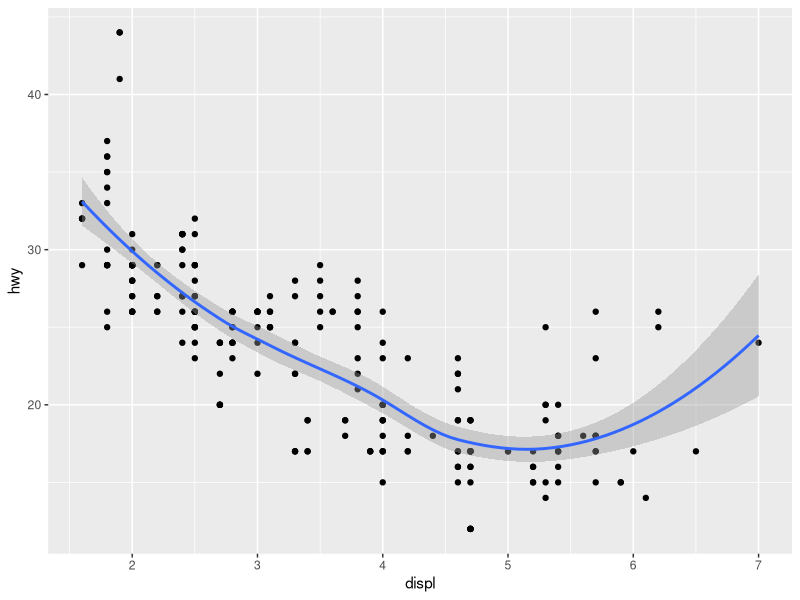
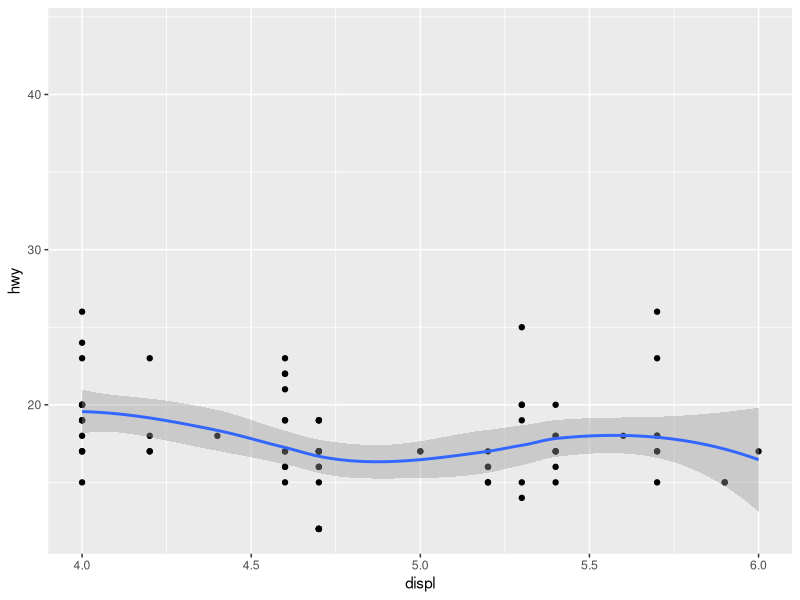
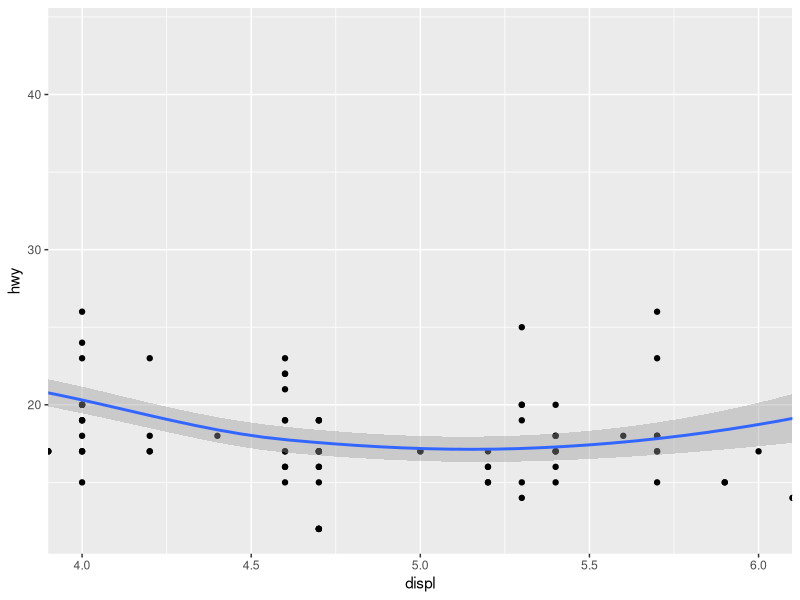
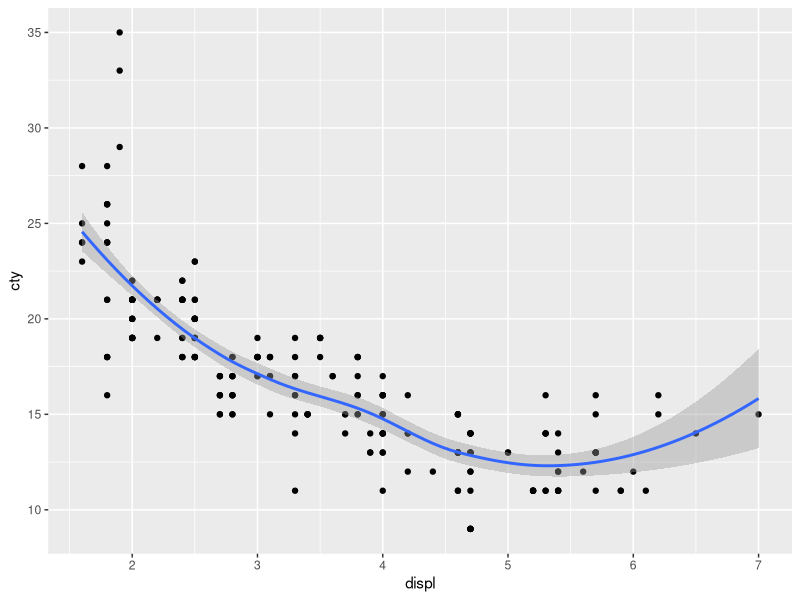
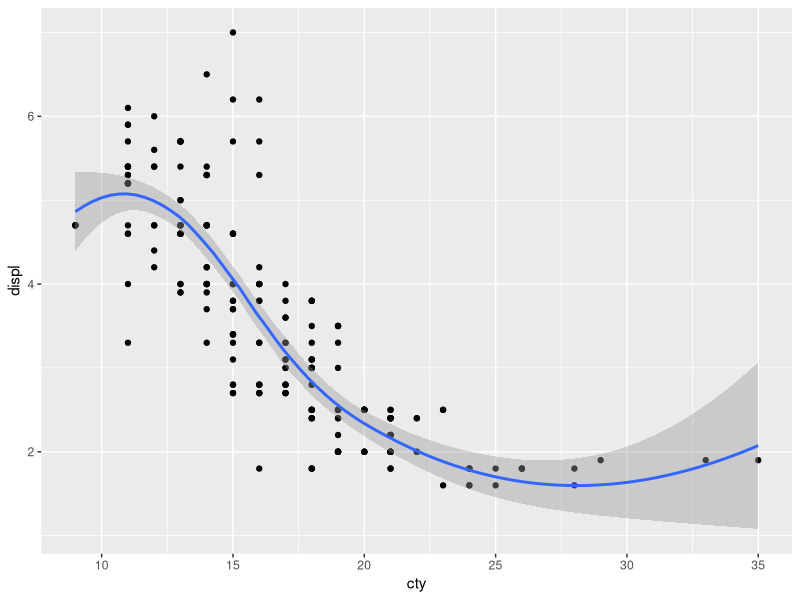
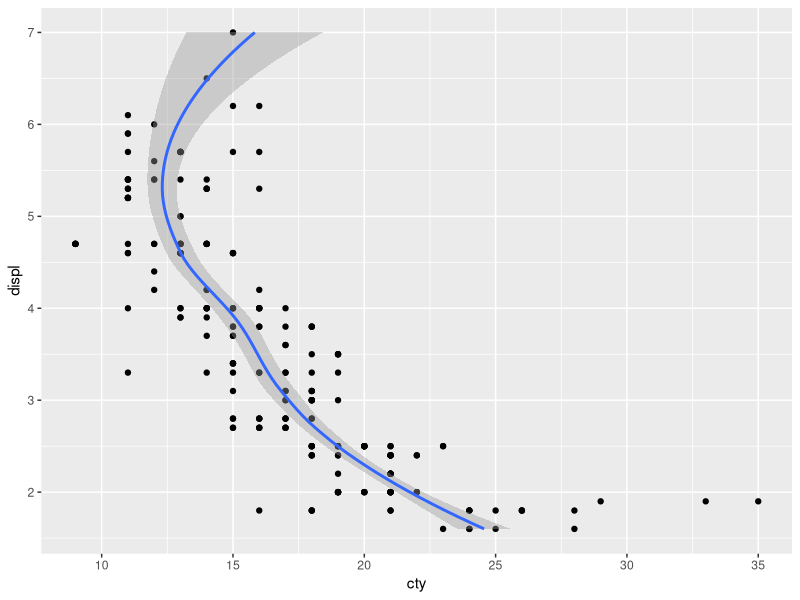
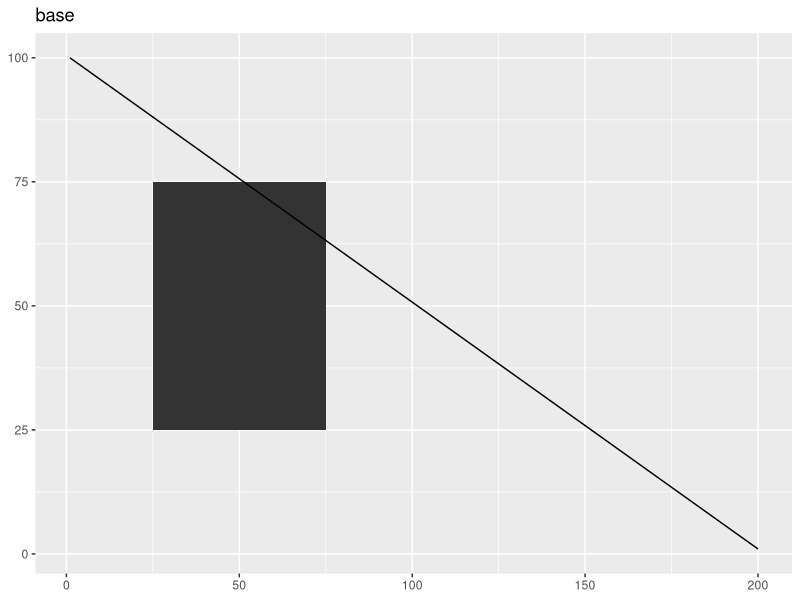
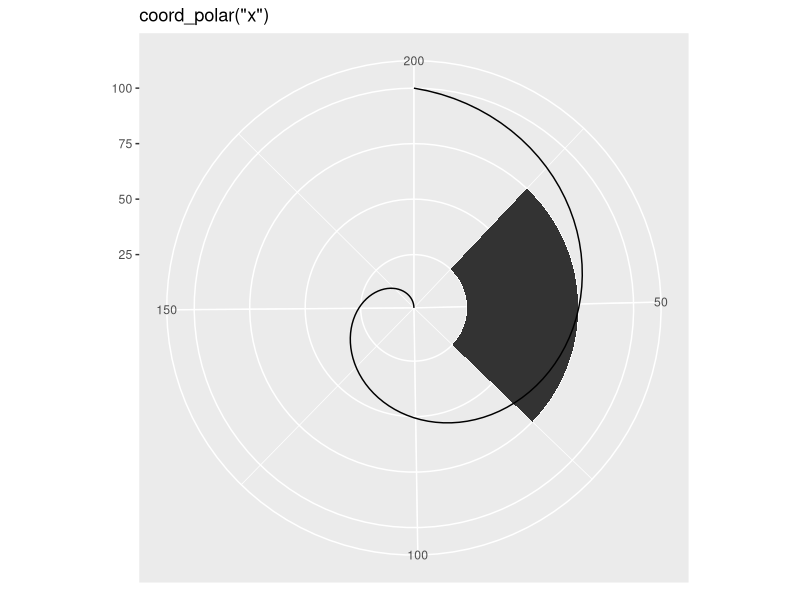

Recreate these plots in R, in order. (Note: this script raises an error after producing the figures.)
## ---- chunk 1
knitr::opts_chunk$set(echo = TRUE)
## ---- chunk 2
library(tidyverse)
## ---- chunk 3
base <- mpg %>% 
  ggplot(aes(displ, hwy)) + 
  geom_point() + 
  geom_smooth()

# Full dataset
base

# Scaling to 4--6 throws away data outside that range
base +
  scale_x_continuous(limits = c(4, 6))

# Zooming to 4--6 keeps all the data but only shows some of it
base +
  coord_cartesian(xlim = c(4, 6))
## ---- chunk 4
p <- mpg %>%
  ggplot(aes(displ, cty)) +
  geom_point() + 
  geom_smooth()

p

# Exchanging cty and displ rotates the plot 90 degrees, # but the smooth is fit to the rotated data.
mpg %>%
  ggplot(aes(cty, displ)) + 
  geom_point() + 
  geom_smooth()

# coord_flip() fits the smooth to the original data, and then rotates the output
p +
  coord_flip()
## ---- chunk 5
rect <- tibble(x = 50, y = 50)
line <- tibble(x = c(1, 200), y = c(100, 1))

base <- ggplot(mapping = aes(x, y)) +
  geom_tile(
    data = rect,
    aes(width = 50, height = 50)
  ) + 
  geom_line(data = line) + 
  labs(
    x = NULL,
    y = NULL
  )

base +
  labs(title = "base")

base +
  coord_polar("x") +
  labs(title = 'coord_polar("x")')

base +
  coord_polar("y") +
  labs(title = 'coord_polar("y")')

base +
  coord_flip() +
  labs(title = "coord_flip")

base +
  coord_trans(y = "log10") +
  labs(title = 'coord_trans(y = "log10")')

base +
  coord_fixed() +
  labs(title = "coord_fixed()")
## ---- chunk 6
tbl <- tibble(
  r     = c(0, 1),
  theta = c(0, 3 / 2 * pi)
)

tbl %>%
  ggplot(aes(r, theta)) + 
  geom_line() + 
  geom_point(size = 2, color = "red")
## ---- chunk 7
interp <- function(rng, n) {
  seq(rng[1], rng[2], length = n)
}

munched <- tibble(
  r     = interp(tbl$r, 15),
  theta = interp(tbl$theta, 15)
)

munched %>%
  ggplot(aes(r, theta)) + 
  geom_line() + 
  geom_point(size = 2, color = "red")
## ---- chunk 8
transformed <- transform(
  munched,
  x = r * sin(theta),
  y = r * cos(theta)
)

transformed %>%
  ggplot(aes(x, y)) + 
  geom_path() + 
  geom_point(size = 2, color = "red") + 
  coord_fixed()
## ---- chunk 9
library(scales)

# Linear model on original scale is poor fit
base <- diamonds %>% 
  ggplot(aes(carat, price)) + 
  stat_bin2d() + 
  geom_smooth(method = "lm") + 
  labs(
    x = NULL,
    y = NULL
  ) +
  theme(legend.position = "none")

base

# Better fit on log scale, but harder to interpret
p <- base +
  scale_x_log10() + 
  scale_y_log10()

p

# Fit on log scale, then backtransform to original.
# Highlights lack of expensive diamonds with large
# carats
pow10 <- exp_trans(10)

p +
  coord_trans(x = pow10, y = pow10)
## ---- chunk 10
base <- mtcars %>% 
  ggplot(aes(factor(1), fill = factor(cyl))) +
  geom_bar(width = 1) +
  theme(legend.position = "none") +
  scale_x_discrete(NULL, expand = c(0, 0)) +
  scale_y_continuous(NULL, expand = c(0, 0))

# Stacked barchart
base

# Pie chart
base +
  coord_polar(theta = "y")

# The bullseye chart
base +
  coord_polar()
## ---- chunk 11
# Prepare a map of NZ
nzmap <- map_data("nz") %>%
  ggplot(aes(long, lat, group = group)) +
  geom_polygon(fill = "white", color = "black") +
  labs(
    x = NULL,
    y = NULL
  )

# Plot it in cartesian coordinates
nzmap

# With the aspect ratio approximation
nzmap +
  # coord_quickmap -> coord_sf
  coord_sf()
## ---- chunk 12
# Since coord_map() has been superseded by coord_sf, I've modified this code to use that instead
world   <- map_data("world")
finland <- map_data("world", "finland")

worldmap <- world %>% 
  ggplot(aes(long, lat, group = group))

worldmap +
  geom_path() +
  geom_path(data = finland, color = "blue") +
  # coord_map -> coord_sf
  coord_sf()

worldmap +
  geom_polygon(fill = "white", color = "black") +
  geom_polygon(data = finland, fill = "blue") +
  # coord_map -> coord_sf
  coord_sf()
